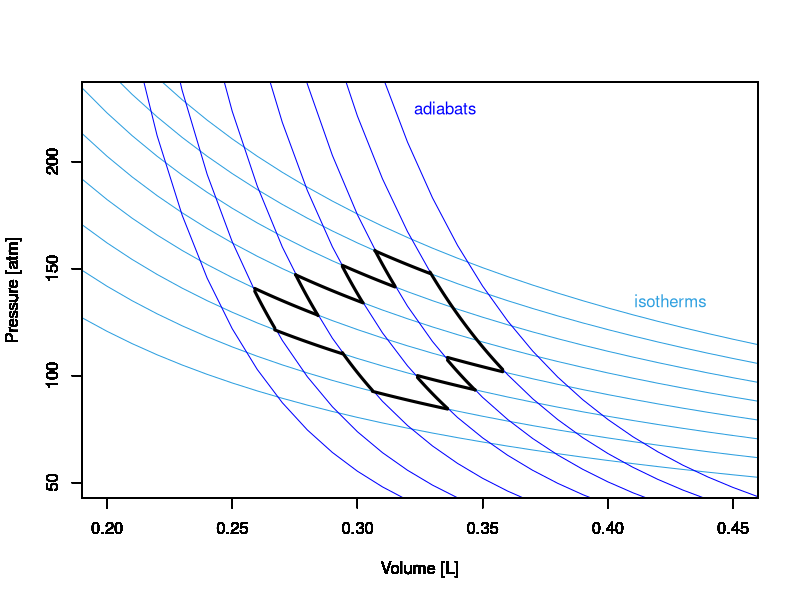

Write the R code that produced this figure.
## ---- chunk 1
x <- seq(0,1.25,0.01)
i <- 0.2
f <- 1
p1 <- 0.5

plot(x, 0.081*298/x,
     xlim=c(0.2, 0.45),
     ylim=c(50, 230),
     type="l",
     ylab = "Pressure [atm]", xlab = "Volume [L]", col = "#2E9FDF")

par(new=TRUE)
plot(x, 0.081*350/x,
     xlim=c(0.2, 0.45),
     ylim=c(50, 230),
     type="l",
     ylab = "Pressure [atm]", xlab = "Volume [L]", col = "#2E9FDF")

par(new=TRUE)
plot(x, 0.081*400/x,
     xlim=c(0.2, 0.45),
     ylim=c(50, 230),
     type="l",
     ylab = "Pressure [atm]", xlab = "Volume [L]", col = "#2E9FDF")

par(new=TRUE)
plot(x, 0.081*450/x,
     xlim=c(0.2, 0.45),
     ylim=c(50, 230),
     type="l",
     ylab = "Pressure [atm]", xlab = "Volume [L]", col = "#2E9FDF")

par(new=TRUE)
plot(x, 0.081*500/x,
     xlim=c(0.2, 0.45),
     ylim=c(50, 230),
     type="l",
     ylab = "Pressure [atm]", xlab = "Volume [L]", col = "#2E9FDF")

par(new=TRUE)
plot(x, 0.081*550/x,
     xlim=c(0.2, 0.45),
     ylim=c(50, 230),
     type="l",
     ylab = "Pressure [atm]", xlab = "Volume [L]", col = "#2E9FDF")

par(new=TRUE)
plot(x, 0.081*600/x,
     xlim=c(0.2, 0.45),
     ylim=c(50, 230),
     type="l",
     ylab = "Pressure [atm]", xlab = "Volume [L]", col = "#2E9FDF")

par(new=TRUE)
plot(x, 0.081*650/x,
     xlim=c(0.2, 0.45),
     ylim=c(50, 230),
     type="l",
     ylab = "Pressure [atm]", xlab = "Volume [L]", col = "#2E9FDF")

     
par(new=TRUE)
plot(x, 0.4/x^(13/3),
     xlim=c(0.2, 0.45),
     ylim=c(50, 230),
     type="l",
     ylab = "Pressure [atm]", xlab = "Volume [L]", col = "blue")

par(new=TRUE)
plot(x, 0.55/x^(13/3),
     xlim=c(0.2, 0.45),
     ylim=c(50, 230),
     type="l",
     ylab = "Pressure [atm]", xlab = "Volume [L]", col = "blue")

par(new=TRUE)
plot(x, 0.75/x^(13/3),
     xlim=c(0.2, 0.45),
     ylim=c(50, 230),
     type="l",
     ylab = "Pressure [atm]", xlab = "Volume [L]", col = "blue")

par(new=TRUE)
plot(x, 0.95/x^(13/3),
     xlim=c(0.2, 0.45),
     ylim=c(50, 230),
     type="l",
     ylab = "Pressure [atm]", xlab = "Volume [L]", col = "blue")

par(new=TRUE)
plot(x, 1.2/x^(13/3),
     xlim=c(0.2, 0.45),
     ylim=c(50, 230),
     type="l",
     ylab = "Pressure [atm]", xlab = "Volume [L]", col = "blue")

par(new=TRUE)
plot(x, 1.5/x^(13/3),
     xlim=c(0.2, 0.45),
     ylim=c(50, 230),
     type="l",
     ylab = "Pressure [atm]", xlab = "Volume [L]", col = "blue")

par(new=TRUE)
plot(x, 0.3/x^(13/3),
     xlim=c(0.2, 0.45),
     ylim=c(50, 230),
     type="l",
     ylab = "Pressure [atm]", xlab = "Volume [L]", col = "blue")




text(0.425,135, "isotherms", col = "#2E9FDF")

text(0.335,225, "adiabats", col = "blue")




par(new=TRUE)
plot(seq(0.2753,0.303,0.001), 0.081*500/seq(0.2753,0.303,0.001),
     xlim=c(0.2, 0.45),
     ylim=c(50, 230),
     type="l",
     ylab = "Pressure [atm]", xlab = "Volume [L]", col = "black", lwd=3)

par(new=TRUE)
plot(seq(0.294,0.315,0.001), 0.081*550/seq(0.294,0.315,0.001),
     xlim=c(0.2, 0.45),
     ylim=c(50, 230),
     type="l",
     ylab = "Pressure [atm]", xlab = "Volume [L]", col = "black", lwd=3)

par(new=TRUE)
plot(seq(0.307,0.329,0.001), 0.081*600/seq(0.307,0.329,0.001),
     xlim=c(0.2, 0.45),
     ylim=c(50, 230),
     type="l",
     ylab = "Pressure [atm]", xlab = "Volume [L]", col = "black", lwd=3)

par(new=TRUE)
plot(seq(0.336,0.358,0.001), 0.081*450/seq(0.336,0.358,0.001),
     xlim=c(0.2, 0.45),
     ylim=c(50, 230),
     type="l",
     ylab = "Pressure [atm]", xlab = "Volume [L]", col = "black", lwd=3)

par(new=TRUE)
plot(seq(0.324,0.347,0.001), 0.081*400/seq(0.324,0.347,0.001),
     xlim=c(0.2, 0.45),
     ylim=c(50, 230),
     type="l",
     ylab = "Pressure [atm]", xlab = "Volume [L]", col = "black", lwd=3)

par(new=TRUE)
plot(seq(0.306,0.336,0.001), 0.081*350/seq(0.306,0.336,0.001),
     xlim=c(0.2, 0.45),
     ylim=c(50, 230),
     type="l",
     ylab = "Pressure [atm]", xlab = "Volume [L]", col = "black", lwd=3)

par(new=TRUE)
plot(seq(0.259,0.284,0.001), 0.081*450/seq(0.259,0.284,0.001),
     xlim=c(0.2, 0.45),
     ylim=c(50, 230),
     type="l",
     ylab = "Pressure [atm]", xlab = "Volume [L]", col = "black", lwd=3)

par(new=TRUE)
plot(seq(0.267,0.294,0.001), 0.081*400/seq(0.267,0.294,0.001),
     xlim=c(0.2, 0.45),
     ylim=c(50, 230),
     type="l",
     ylab = "Pressure [atm]", xlab = "Volume [L]", col = "black", lwd=3)


par(new=TRUE)
plot(seq(0.294,0.302,0.001), 0.75/seq(0.294,0.302,0.001)^(13/3),
     xlim=c(0.2, 0.45),
     ylim=c(50, 230),
     type="l",
     ylab = "Pressure [atm]", xlab = "Volume [L]", col = "black", lwd=3)

par(new=TRUE)
plot(seq(0.307,0.315,0.001), 0.95/seq(0.307,0.315,0.001)^(13/3),
     xlim=c(0.2, 0.45),
     ylim=c(50, 230),
     type="l",
     ylab = "Pressure [atm]", xlab = "Volume [L]", col = "black", lwd=3)
     
par(new=TRUE)
plot(seq(0.329,0.358,0.001), 1.2/seq(0.329,0.358,0.001)^(13/3),
     xlim=c(0.2, 0.45),
     ylim=c(50, 230),
     type="l",
     ylab = "Pressure [atm]", xlab = "Volume [L]", col = "black", lwd=3)

par(new=TRUE)
plot(seq(0.336,0.347,0.001), 0.95/seq(0.336,0.347,0.001)^(13/3),
     xlim=c(0.2, 0.45),
     ylim=c(50, 230),
     type="l",
     ylab = "Pressure [atm]", xlab = "Volume [L]", col = "black", lwd=3)

par(new=TRUE)
plot(seq(0.324,0.336,0.001), 0.75/seq(0.324,0.336,0.001)^(13/3),
     xlim=c(0.2, 0.45),
     ylim=c(50, 230),
     type="l",
     ylab = "Pressure [atm]", xlab = "Volume [L]", col = "black", lwd=3)

par(new=TRUE)
plot(seq(0.259,0.267,0.001), 0.4/seq(0.259,0.267,0.001)^(13/3),
     xlim=c(0.2, 0.45),
     ylim=c(50, 230),
     type="l",
     ylab = "Pressure [atm]", xlab = "Volume [L]", col = "black", lwd=3)

par(new=TRUE)
plot(seq(0.2753,0.285,0.001), 0.55/seq(0.2753,0.285,0.001)^(13/3),
     xlim=c(0.2, 0.45),
     ylim=c(50, 230),
     type="l",
     ylab = "Pressure [atm]", xlab = "Volume [L]", col = "black", lwd=3)

par(new=TRUE)
plot(seq(0.294,0.306,0.001), 0.55/seq(0.294,0.306,0.001)^(13/3),
     xlim=c(0.2, 0.45),
     ylim=c(50, 230),
     type="l",
     ylab = "Pressure [atm]", xlab = "Volume [L]", col = "black", lwd=3)


